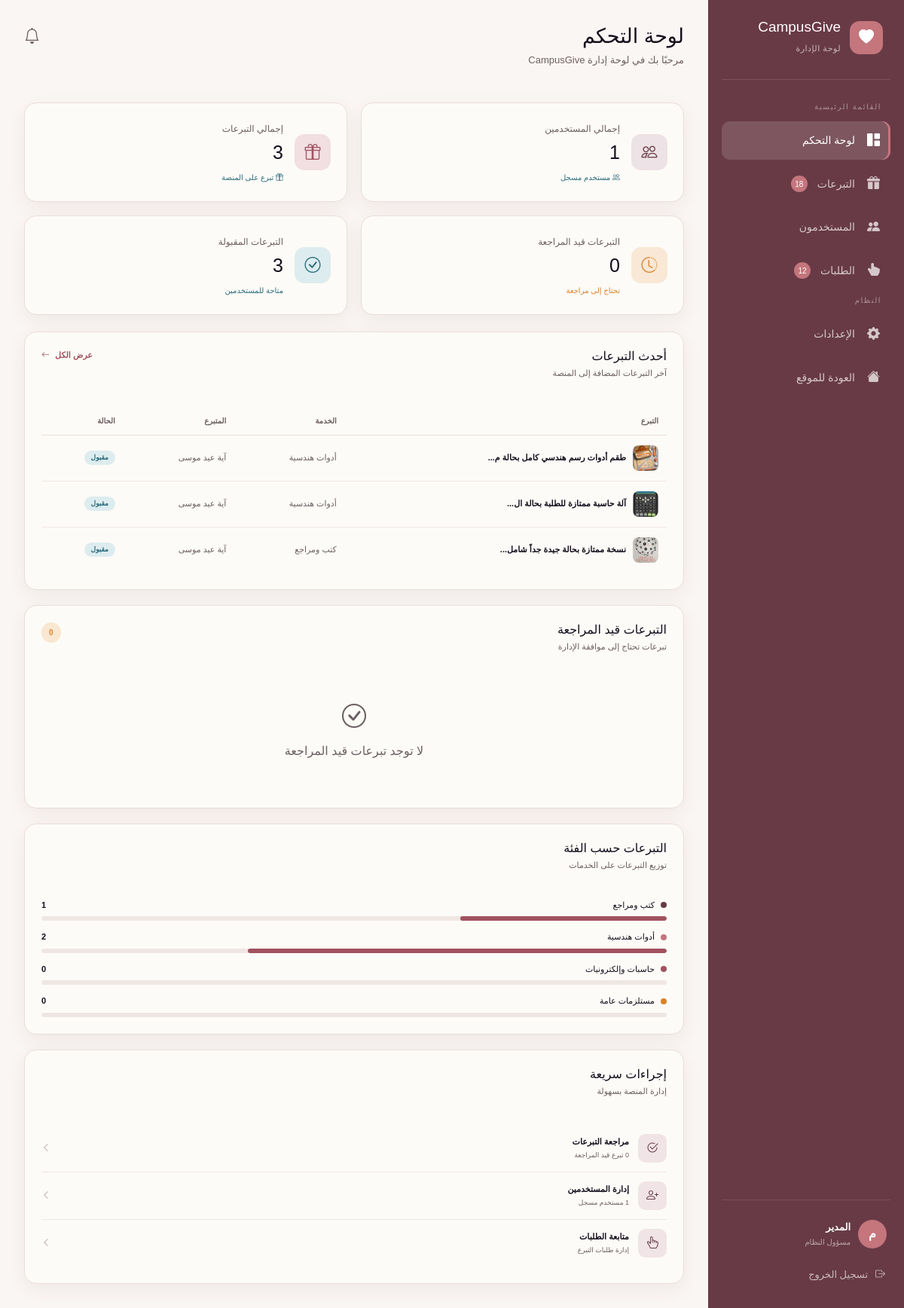
Screenshot of /admin/dashboard.php with the database file from the repository.
### tables this page shows
CREATE TABLE `donations` (
  `id` int(11) NOT NULL,
  `user_id` int(11) NOT NULL,
  `title` varchar(255) NOT NULL,
  `category` varchar(100) DEFAULT NULL,
  `college_name` varchar(150) DEFAULT NULL,
  `location` varchar(150) DEFAULT NULL,
  `image` varchar(255) DEFAULT NULL,
  `description` text DEFAULT NULL,
  `status` enum('pending','approved','reserved','completed') DEFAULT 'pending',
  `created_at` timestamp NOT NULL DEFAULT current_timestamp()
);

CREATE TABLE `users` (
  `id` int(11) NOT NULL,
  `fullname` varchar(150) NOT NULL,
  `email` varchar(150) NOT NULL,
  `phone` varchar(20) DEFAULT NULL,
  `password` varchar(255) NOT NULL,
  `role` enum('user','admin') DEFAULT 'user',
  `created_at` timestamp NOT NULL DEFAULT current_timestamp()
);

### admin/dashboard.php (the view, shortened to what the rows shown need)
<?php
require_once "../includes/db.php";
$stmt = $conn->query("SELECT COUNT(*) FROM users");
$totalUsers = $stmt->fetchColumn();
$stmt = $conn->query("SELECT COUNT(*) FROM donations");
$totalDonations = $stmt->fetchColumn();
$stmt = $conn->query("
    SELECT COUNT(*)
    FROM donations
    WHERE status = 'pending'
");
$pendingDonations = $stmt->fetchColumn();
$stmt = $conn->query("
    SELECT COUNT(*)
    FROM donations
    WHERE status = 'approved'
");
$approvedDonations = $stmt->fetchColumn();
$stmt = $conn->query("
    SELECT
        donations.id,
        donations.category,
        donations.description,
        donations.image,
        donations.status,
        users.fullname
    FROM donations
    INNER JOIN users
        ON donations.user_id = users.id
    ORDER BY donations.id DESC
    LIMIT 5
");
$recentDonations = $stmt->fetchAll();
include "includes/admin-header.php";
include "includes/sidebar.php";
?>
<main class="admin-main">
    <header class="admin-topbar">
        <div>
            <div class="topbar-title">
                <div>
                    <h1>لوحة التحكم</h1>
                </div>
            </div>
        </div>
    </header>
    <section class="stats-grid">
        <div class="stat-card">
            <div>
                <h2>
                    <?= $totalUsers ?>
                </h2>
            </div>
        </div>
        <div class="stat-card">
            <div>
                <h2>
                    <?= $totalDonations ?>
                </h2>
            </div>
        </div>
        <div class="stat-card">
            <div>
                <h2>
                    <?= $pendingDonations ?>
                </h2>
            </div>
        </div>
        <div class="stat-card">
            <div>
                <h2>
                    <?= $approvedDonations ?>
                </h2>
            </div>
        </div>
    </section>
    <section class="dashboard-grid">
        <div class="dashboard-card large-card">
            <div class="table-container">
                <table class="admin-table">
                    <thead>
                        <tr>
                            <th>
                                التبرع
                            </th>
                            <th>
                                الخدمة
                            </th>
                            <th>
                                المتبرع
                            </th>
                            <th>
                                الحالة
                            </th>
                        </tr>
                    </thead>
                    <tbody>
                        <?php if (count($recentDonations) > 0): ?>
                            <?php foreach ($recentDonations as $donation): ?>
                                <?php
                                switch ($donation['category']) {
                                    case "كتب ومراجع":
                                        $icon = "bi-book";
                                        break;
                                    case "أدوات هندسية":
                                        $icon = "bi-tools";
                                        break;
                                }
                                switch ($donation['status']) {
                                    case "approved":
                                        $statusText = "مقبول";
                                        $statusClass = "approved";
                                        break;
                                }
                                ?>
                                <tr>
                                    <td>
                                        <div class="donation-name">
                                            <div class="donation-img">
                                                <?php if (!empty($donation['image'])): ?>
                                                    <img src="../uploads/donations/<?= htmlspecialchars($donation['image']) ?>"
                                                        alt="صورة التبرع" style="
                                                            width:100%;
                                                            height:100%;
                                                            object-fit:cover;
                                                            border-radius:8px;
                                                        ">
                                                <?php else: ?>
                                                    <i class="bi <?= $icon ?>"></i>
                                                <?php endif; ?>
                                            </div>
                                            <strong>
                                                <?= htmlspecialchars(
                                                    mb_strimwidth(
                                                        $donation['description'],
                                                        0,
                                                        35,
                                                        "..."
                                                    )
                                                ) ?>
                                            </strong>
                                        </div>
                                    </td>
                                    <td>
                                        <?= htmlspecialchars(
                                            $donation['category']
                                        ) ?>
                                    </td>
                                    <td>
                                        <?= htmlspecialchars(
                                            $donation['fullname']
                                        ) ?>
                                    </td>
                                    <td>
                                        <span class="badge <?= $statusClass ?>">
                                            <?= $statusText ?>
                                        </span>
                                    </td>
                                </tr>
                            <?php endforeach; ?>
                        <?php endif; ?>
                    </tbody>
                </table>
            </div>
        </div>
    </section>
</main>
<?php include "includes/admin-footer.php"; ?>

### rows the page displays
donations: image (picture), description "طقم أدوات رسم هندسي كامل بحالة م...", category "أدوات هندسية", user.fullname "آية عيد موسى", status "مقبول"
donations: image (picture), description "آلة حاسبة ممتازة للطلبة بحالة ال...", category "أدوات هندسية", user.fullname "آية عيد موسى", status "مقبول"
donations: image (picture), description "نسخة ممتازة بحالة جيدة جداً شامل...", category "كتب ومراجع", user.fullname "آية عيد موسى", status "مقبول"

### other values shown
$totalUsers "1"
$totalDonations "3"
$pendingDonations "0"
$approvedDonations "3"
$categoryCounts["كتب ومراجع"] "1"
$categoryCounts["أدوات هندسية"] "2"
$categoryCounts["حاسبات وإلكترونيات"] "0"
$categoryCounts["مستلزمات عامة"] "0"
